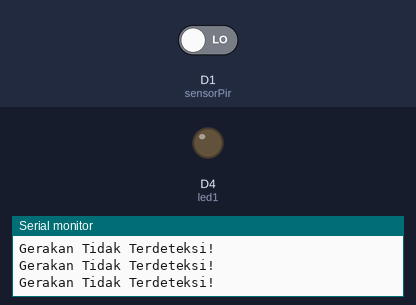
Bench run of a sketch on a simulated ESP8266 (NodeMCU). Parts: output pins drawn as LEDs (lit = HIGH), the last lines printed to the serial monitor. The test bench sets the inputs (shaded band); at power-on: D1 (sensorPir) LOW.

Above: at 2.8 s.
2.9 s: D1 (sensorPir) driven HIGH
At 4.2 s:
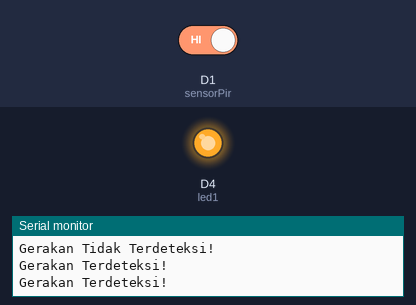
4.5 s: D1 (sensorPir) driven LOW
At 5.9 s:
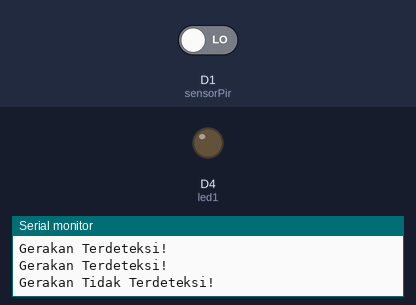
Timing chart, 0 to 7.5 s (numbered marks = the images above; inputs shaded):
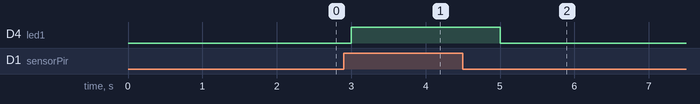

Measured:
- after the input at 2.9 s, D4 (led1): LOW → HIGH after 0.10 s
- after the input at 4.5 s, D4 (led1): HIGH → LOW after 0.50 s

The sketch:

tes-sensorPir.ino
```cpp
int sensorPir = D1; // Set Sensor Pir ke Pin D1
int led1 = D4; // Set LED ke Pin D4

void setup() {
  pinMode(sensorPir, INPUT);
  pinMode(led1, OUTPUT);
  Serial.begin(115200);
}

void loop() {
  long state = digitalRead(sensorPir);
  if (state == HIGH) {
    digitalWrite(led1, HIGH); // Led akan menyala jika gerakan terdeteksi.
    Serial.println("Gerakan Terdeteksi!");
    delay(1000);
  }
  else {
    digitalWrite(led1, LOW); // Led akan mati jika gerakan tidak terdeteksi.
    Serial.println("Gerakan Tidak Terdeteksi!");
    delay(1000);
  }
}
```
